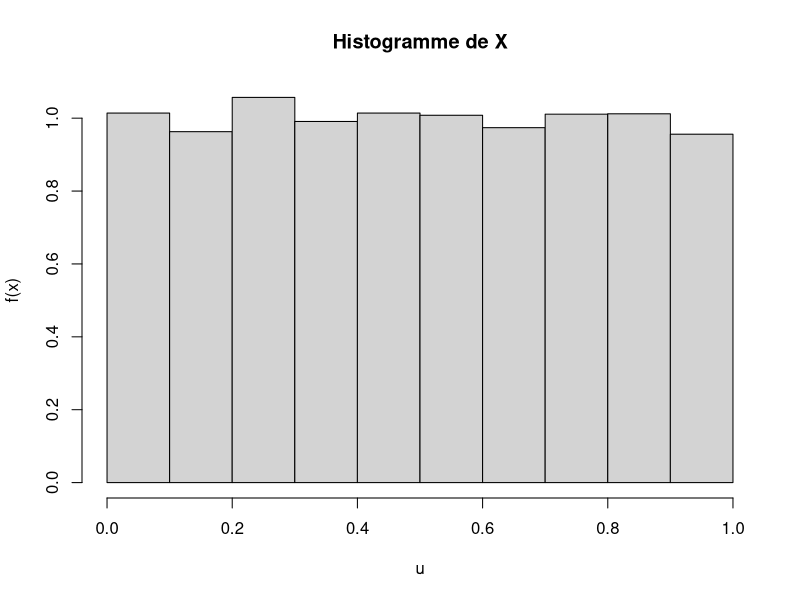
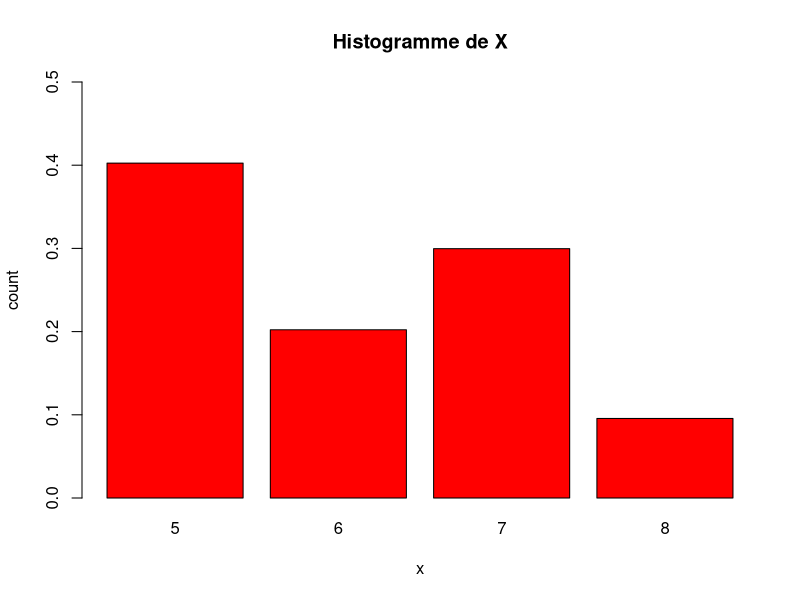
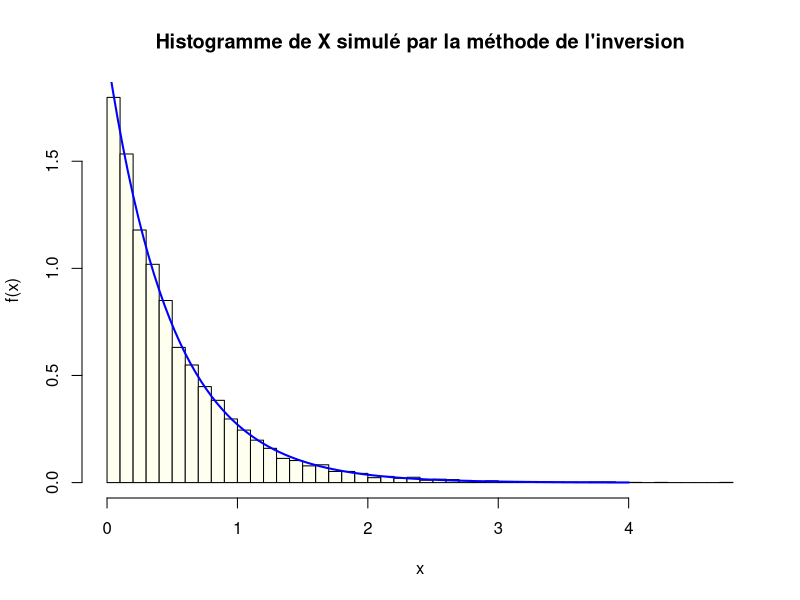
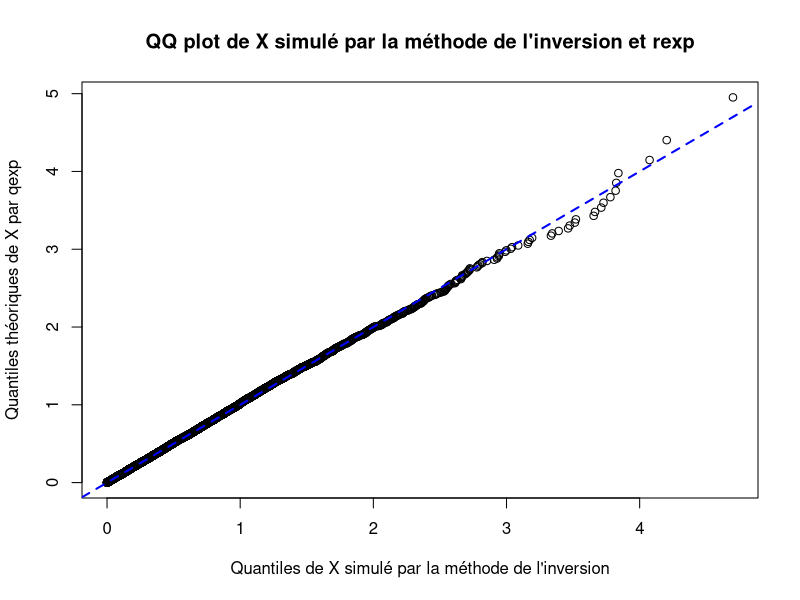
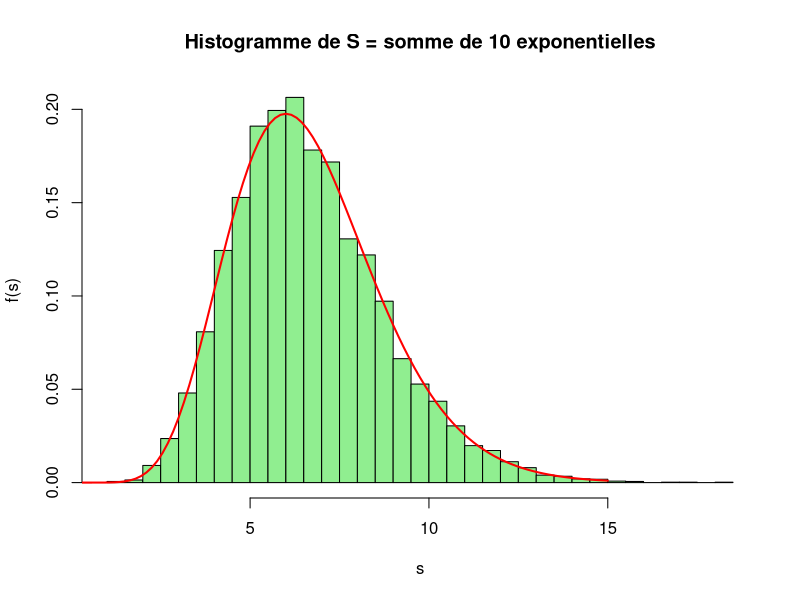
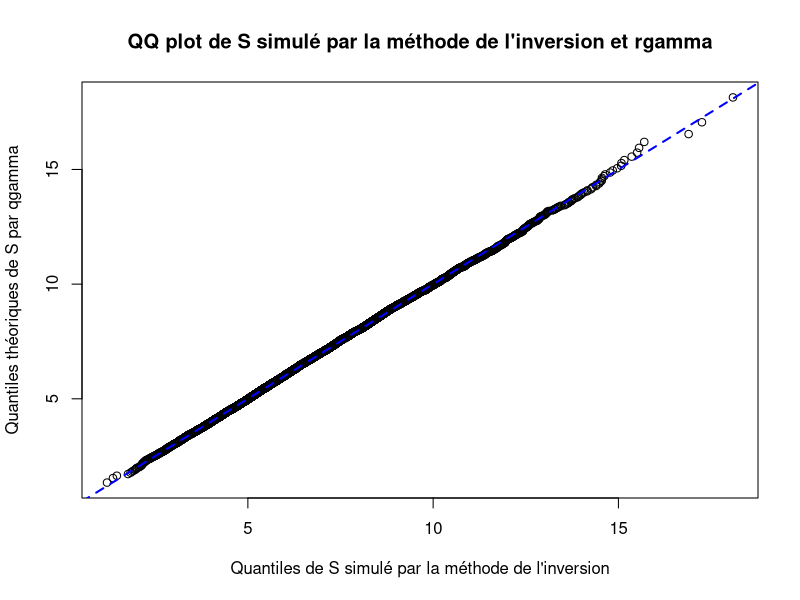
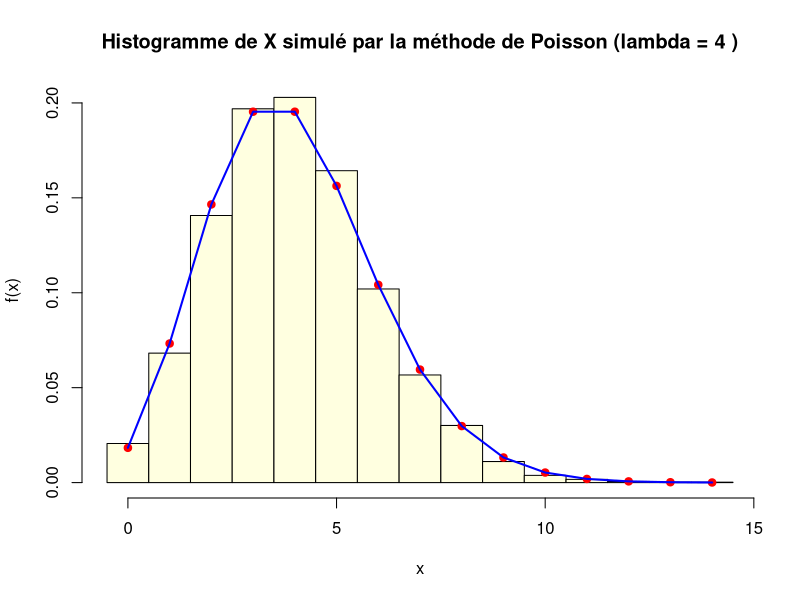
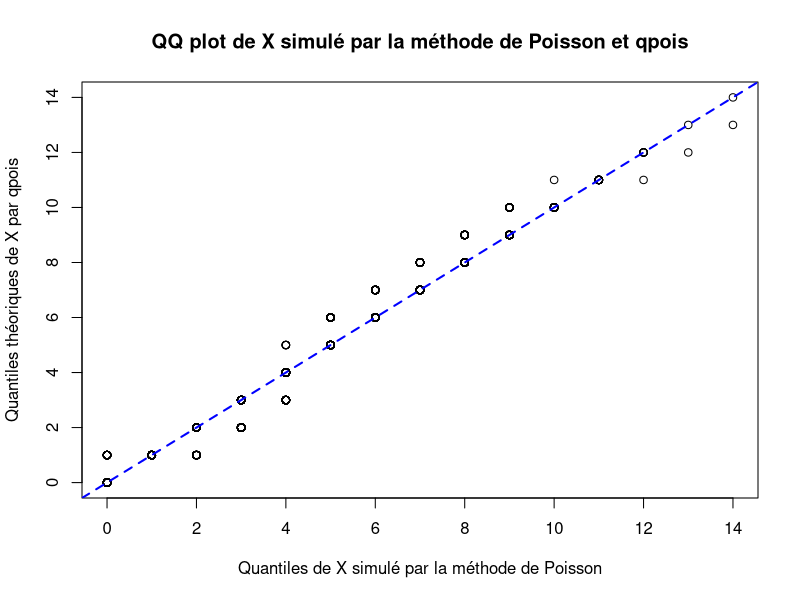

Write the R code that produced these figures, in order.
inverseF <- function(u) {
  if ((u>=0) && (u<=0.4)) return(0)
  else if ((u>0.4) && (u<=0.6)) return(5)
  else if ((u>0.6) && (u<=0.9)) return(6)
  else if ((u>0.9) && (u<=1)) return(7)
  else return(8)
}

# inverseF_vec <- Vectorize(inverseF)

# vectorized version of inverseF
inverseF_vec <- function(u) {
  x <- numeric(length(u))
  x[u <= 0.4] <- 5
  x[u > 0.4 & u <= 0.6] <- 6
  x[u > 0.6 & u <= 0.9] <- 7
  x[u > 0.9] <- 8
  return(x)
}

n <- as.integer(1e4)

u <- runif(n)

# x <- sample(5:8, size=n, replace=TRUE, prob=c(0.4, 0.2, 0.3, 0.1))

# x <- sapply(u, inverseF)

x <- inverseF_vec(u)

hist(u, breaks = seq(0, 1, by=0.1), freq=FALSE,
     xlab="u", ylab="f(x)", main="Histogramme de X")

barplot(table(x)/n, ylim=c(0,0.5),
        xlab="x", ylab="count", 
        col = "red", main="Histogramme de X")

################################################################################
# exo2.1
lambda <- 2

x_sim <- -log(1-u)/lambda
hist(x_sim, breaks = 50, freq=FALSE, 
     col = "ivory", xlab="x", ylab="f(x)", 
     main="Histogramme de X simulé par la méthode de l'inversion")
curve(expr = dexp(x, rate = lambda), from = 0, to = 4, 
      col = "blue", lwd = 2, add = TRUE) # x here is just a placeholder for curve

p <- ppoints(length(x_sim))
th <- qexp(p, rate = lambda)

# qq plot of x_sim 
qqplot(x_sim, th, 
       xlab = "Quantiles de X simulé par la méthode de l'inversion", 
       ylab = "Quantiles théoriques de X par qexp", 
       main = "QQ plot de X simulé par la méthode de l'inversion et rexp"
       )
abline(0, 1, col = "blue", lty = 2, lwd = 2)


# exo2.2
lambda <- 1.5
n_param <- 10
n <- as.integer(1e4 * n_param)
u <- runif(n)
x <- -log(1-u)/lambda ; x <- matrix(x, ncol = n_param, byrow = TRUE)
s <- rowSums(x) # s = x_1 + ... + x_10 should follow a Gamma(10, 1.5)

hist(s, breaks = 50, freq=FALSE, 
     col = "lightgreen", xlab="s", ylab="f(s)", 
     main="Histogramme de S = somme de 10 exponentielles")
curve(expr = dgamma(x, shape = n_param, rate = lambda), from = 0, to = 15,
      col = "red", lwd = 2, add = TRUE)

# qq plot of s
p <- ppoints(length(s))
th <- qgamma(p, shape = n_param, rate = lambda)
qqplot(s, th,
       xlab = "Quantiles de S simulé par la méthode de l'inversion",
       ylab = "Quantiles théoriques de S par qgamma",
       main = "QQ plot de S simulé par la méthode de l'inversion et rgamma"
      )
abline(0, 1, col = "blue", lty = 2, lwd = 2)


# exo2.3
# simulate_poisson <- function(n, lambda){
#   # n: number of simulations
#   # lambda: parameter of the Poisson distribution
#   v <- integer(n)
#   count <- 0
#   while (count < n){
#     x <- -log(1-runif(1))/lambda
#     k <- 1
#     while (x < 1){
#       x <- x - log(1-runif(1))/lambda
#       k <- k + 1
#     }
#     v[count + 1] <- k - 1
#     count <- count + 1
#   }
#   return(v)
# }

simulate_poisson <- function(n, lambda, t = 1) {
  v <- integer(n)
  for (i in seq_len(n)) {
    s <- 0.0
    k <- 0L
    repeat {
      s <- s + rexp(1, rate = lambda)  # add an interarrival
      if (s > t) break                  # stop when we pass t
      k <- k + 1L
    }
    v[i] <- k
  }
  v
}

lambda <- 4
n <- as.integer(1e4)
x_sim <- simulate_poisson(n, lambda)
hist(x_sim, breaks = seq(-0.5, max(x_sim)+0.5, by=1), freq=FALSE,
     col = "lightyellow", xlab="x", ylab="f(x)", 
     main=paste("Histogramme de X simulé par la méthode de Poisson (lambda =", lambda, ")"))
points(0:max(x_sim), dpois(0:max(x_sim), lambda), 
       col = "red", pch = 19)
lines(0:max(x_sim), dpois(0:max(x_sim), lambda), 
      col = "blue", lwd = 2)

# qq plot of x_sim
p <- ppoints(length(x_sim))
th <- qpois(p, lambda)
qqplot(x_sim, th,
       xlab = "Quantiles de X simulé par la méthode de Poisson",
       ylab = "Quantiles théoriques de X par qpois",
       main = "QQ plot de X simulé par la méthode de Poisson et qpois"
)
abline(0, 1, col = "blue", lty = 2, lwd = 2)


